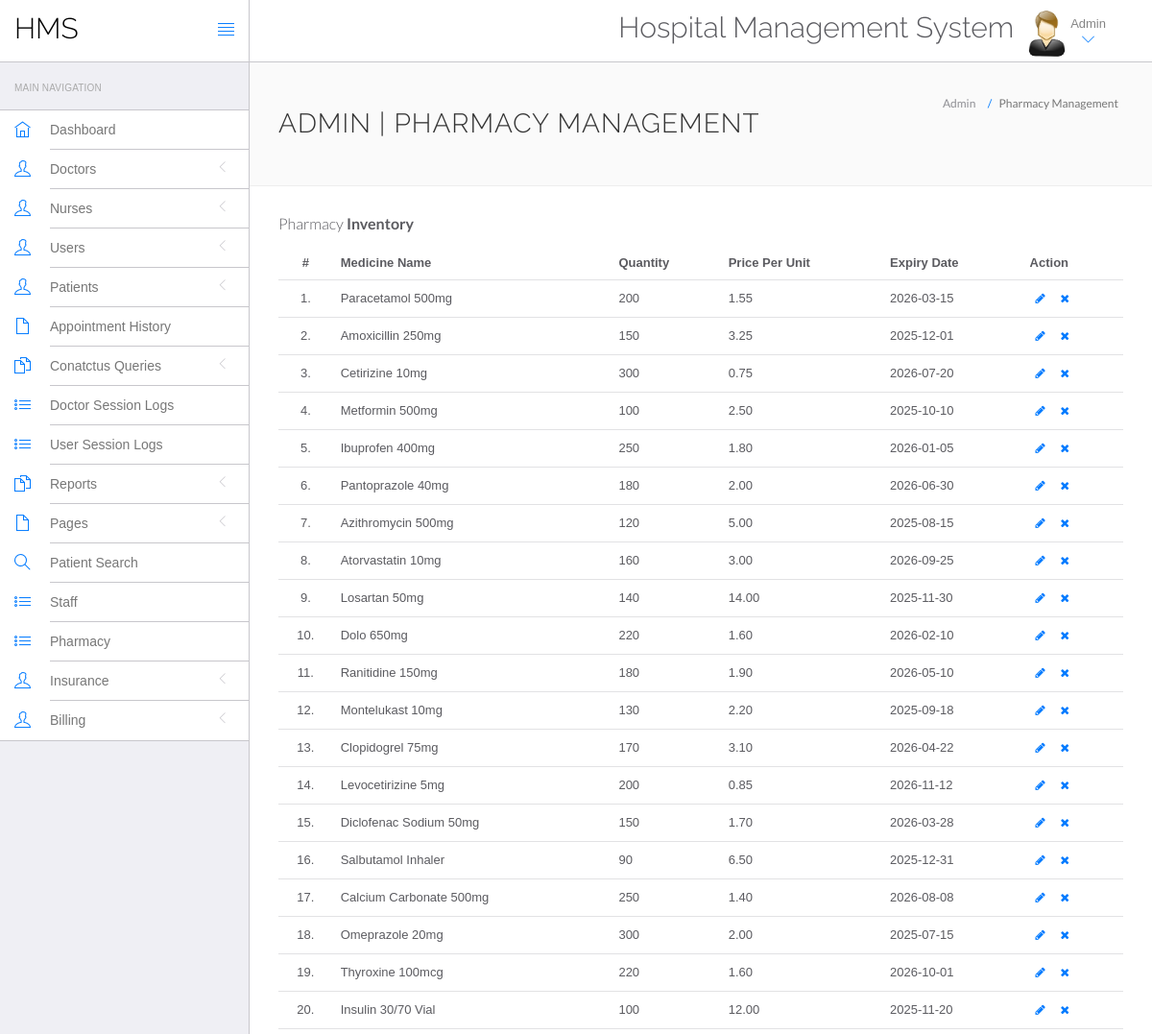
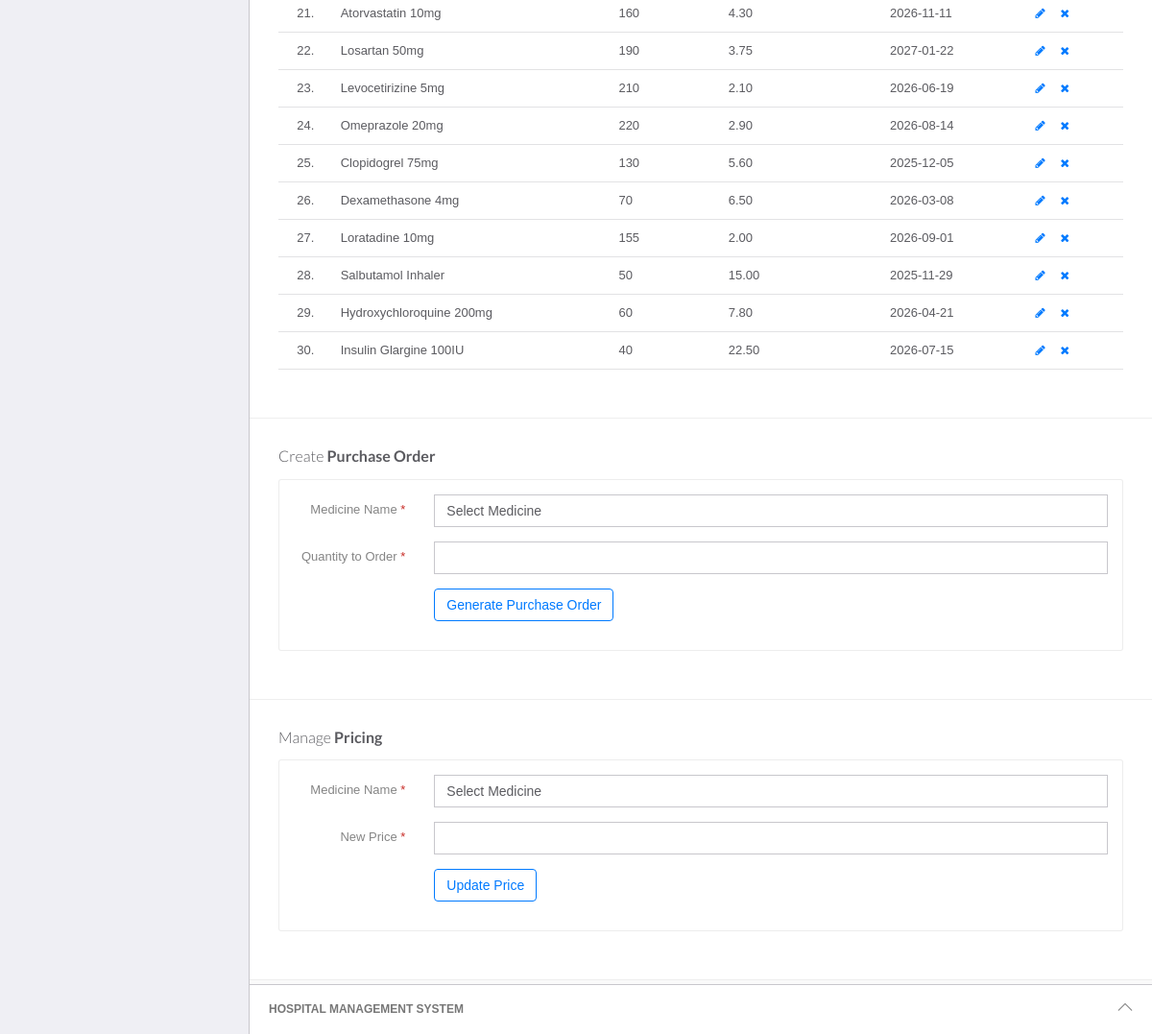
Screenshot of /hms/admin/pharmacy.php (signed in) with the database file from the repository (2 pictures, top to bottom).
### tables this page shows
CREATE TABLE `pharmacy` (
  `id` int(11) NOT NULL,
  `medicine_name` varchar(100) DEFAULT NULL,
  `quantity` int(11) DEFAULT NULL,
  `price_per_unit` decimal(10,2) DEFAULT NULL,
  `expiry_date` date DEFAULT NULL,
  `update_date` timestamp NOT NULL DEFAULT current_timestamp() ON UPDATE current_timestamp()
);

### hms/admin/pharmacy.php (the view, shortened to what this page needs)
<?php
include('include/config.php');
if (strlen($_SESSION['id'] == 0)) {
    header('location:logout.php');
} else {
    ?>
    <!DOCTYPE html>
    <html lang="en">
    <head>
        <link rel="stylesheet" href="vendor/bootstrap/css/bootstrap.min.css">
        <link rel="stylesheet" href="vendor/fontawesome/css/font-awesome.min.css">
        <link rel="stylesheet" href="vendor/themify-icons/themify-icons.min.css">
        <link href="vendor/animate.css/animate.min.css" rel="stylesheet" media="screen">
        <link href="vendor/perfect-scrollbar/perfect-scrollbar.min.css" rel="stylesheet" media="screen">
        <link href="vendor/switchery/switchery.min.css" rel="stylesheet" media="screen">
        <link href="vendor/bootstrap-touchspin/jquery.bootstrap-touchspin.min.css" rel="stylesheet" media="screen">
        <link href="vendor/select2/select2.min.css" rel="stylesheet" media="screen">
        <link href="vendor/bootstrap-datepicker/bootstrap-datepicker3.standalone.min.css" rel="stylesheet"
              media="screen">
        <link href="vendor/bootstrap-timepicker/bootstrap-timepicker.min.css" rel="stylesheet" media="screen">
        <link rel="stylesheet" href="assets/css/styles.css">
        <link rel="stylesheet" href="assets/css/plugins.css">
        <link rel="stylesheet" href="assets/css/themes/theme-1.css" id="skin_color"/>
    </head>
    <body>
    <div id="app">
        <?php include('include/sidebar.php'); ?>
        <div class="app-content">
            <?php include('include/header.php'); ?>
            <div class="main-content">
                <div class="wrap-content container" id="container">
                    <section id="page-title">
                        <div class="row">
                            <div class="col-sm-8">
                                <h1 class="mainTitle">Admin | Pharmacy Management</h1>
                            </div>
                            <ol class="breadcrumb">
                                <li>
                                    <span>Admin</span>
                                </li>
                                <li class="active">
                                    <span>Pharmacy Management</span>
                                </li>
                            </ol>
                        </div>
                    </section>
                    <div class="container-fluid container-fullw bg-white">
                        <div class="row">
                            <div class="col-md-12">
                                <h5 class="over-title margin-bottom-15">Pharmacy <span class="text-bold">Inventory</span></h5>
                                <table class="table table-hover" id="sample-table-1">
                                    <thead>
                                    <tr>
                                        <th class="center">#</th>
                                        <th>Medicine Name</th>
                                        <th>Quantity</th>
                                        <th>Price Per Unit</th>
                                        <th>Expiry Date</th>
                                        <th>Action</th>
                                    </tr>
                                    </thead>
                                    <tbody>
                                    <?php
                                    $sql = mysqli_query($con, "select * from pharmacy");
                                    $cnt = 1;
                                    while ($row = mysqli_fetch_array($sql)) {
                                        ?>
                                        <tr>
                                            <td class="center"><?php echo $cnt; ?>.</td>
                                            <td><?php echo $row['medicine_name']; ?></td>
                                            <td><?php echo $row['quantity']; ?></td>
                                            <td><?php echo $row['price_per_unit']; ?></td>
                                            <td><?php echo $row['expiry_date']; ?></td>
                                            <td>
                                                <a href="edit-medicine.php?id=<?php echo $row['id']; ?>"
                                                   class="btn btn-transparent btn-xs" tooltip-placement="top"
                                                   tooltip="Edit Medicine Details"><i class="fa fa-pencil"></i></a>
                                                <a href="pharmacy.php?id=<?php echo $row['id'] ?>&del=delete"
                                                   onClick="return confirm('Are you sure you want to delete this medicine?')"
                                                   class="btn btn-transparent btn-xs tooltips"
                                                   tooltip-placement="top" tooltip="Remove Medicine"><i
                                                        class="fa fa-times fa fa-white"></i></a>
                                            </td>
                                        </tr>
                                        <?php
                                        $cnt = $cnt + 1;
                                    } ?>
                                    </tbody>
                                </table>
                            </div>
                        </div>
                    </div>
                    <div class="container-fluid container-fullw bg-white">
                        <div class="row">
                            <div class="col-md-12">
                                <h5 class="over-title margin-bottom-15">Create <span class="text-bold">Purchase Order</span></h5>
                                <div class="panel panel-white">
                                    <div class="panel-body">
                                        <form role="form" name="purchaseOrder" method="post" class="form-horizontal">
                                            <div class="form-group">
                                                <label class="col-sm-2 control-label">Medicine Name <span
                                                        class="text-red">*</span></label>
                                                <div class="col-sm-10">
                                                    <select name="medicine_name" class="form-control" required="true">
                                                        <option value="">Select Medicine</option>
                                                    </select>
                                                </div>
                                            </div>
                                            <div class="form-group">
                                                <label class="col-sm-2 control-label">Quantity to Order <span
                                                        class="text-red">*</span></label>
                                                <div class="col-sm-10">
                                                    <input type="number" name="quantity" class="form-control"
                                                           required="true">
                                                </div>
                                            </div>
                                            <div class="form-group">
                                                <div class="col-sm-offset-2 col-sm-10">
                                                    <button type="submit" name="order_medicine" class="btn btn-o btn-primary">
                                                        Generate Purchase Order
                                                    </button>
                                                </div>
                                            </div>
                                        </form>
                                    </div>
                                </div>
                            </div>
                        </div>
                    </div>
                    <div class="container-fluid container-fullw bg-white">
                        <div class="row">
                            <div class="col-md-12">
                                <h5 class="over-title margin-bottom-15">Manage <span class="text-bold">Pricing</span></h5>
                                <div class="panel panel-white">
                                    <div class="panel-body">
                                        <form role="form" name="updatePrice" method="post" class="form-horizontal">
                                            <div class="form-group">
                                                <label class="col-sm-2 control-label">Medicine Name <span
                                                        class="text-red">*</span></label>
                                                <div class="col-sm-10">
                                                    <select name="medicine_name" class="form-control" required="true">
                                                        <option value="">Select Medicine</option>
                                                    </select>
                                                </div>
                                            </div>
                                            <div class="form-group">
                                                <label class="col-sm-2 control-label">New Price <span
                                                        class="text-red">*</span></label>
                                                <div class="col-sm-10">
                                                    <input type="text" name="new_price" class="form-control"
                                                           required="true">
                                                </div>
                                            </div>
                                            <div class="form-group">
                                                <div class="col-sm-offset-2 col-sm-10">
                                                    <button type="submit" name="update_price" class="btn btn-o btn-primary">
                                                        Update Price
                                                    </button>
                                                </div>
                                            </div>
                                        </form>
                                    </div>
                                </div>
                            </div>
                        </div>
                    </div>
                </div>
            </div>
        </div>
        <?php include('include/footer.php'); ?>
    </div>
    </body>
    </html>
<?php } ?>

### hms/admin/assets/css/themes/theme-1.css (style rules this page uses)
body { background: #FAFAFA; }

### rows the page displays
pharmacy: medicine_name "Paracetamol 500mg", quantity "200", price_per_unit "1.55", expiry_date "2026-03-15"
pharmacy: medicine_name "Amoxicillin 250mg", quantity "150", price_per_unit "3.25", expiry_date "2025-12-01"
pharmacy: medicine_name "Cetirizine 10mg", quantity "300", price_per_unit "0.75", expiry_date "2026-07-20"
pharmacy: medicine_name "Metformin 500mg", quantity "100", price_per_unit "2.50", expiry_date "2025-10-10"
pharmacy: medicine_name "Ibuprofen 400mg", quantity "250", price_per_unit "1.80", expiry_date "2026-01-05"
pharmacy: medicine_name "Pantoprazole 40mg", quantity "180", price_per_unit "2.00", expiry_date "2026-06-30"
pharmacy: medicine_name "Azithromycin 500mg", quantity "120", price_per_unit "5.00", expiry_date "2025-08-15"
pharmacy: medicine_name "Atorvastatin 10mg", quantity "160", price_per_unit "3.00", expiry_date "2026-09-25"
pharmacy: medicine_name "Losartan 50mg", quantity "140", price_per_unit "14.00", expiry_date "2025-11-30"
pharmacy: medicine_name "Dolo 650mg", quantity "220", price_per_unit "1.60", expiry_date "2026-02-10"
pharmacy: medicine_name "Ranitidine 150mg", quantity "180", price_per_unit "1.90", expiry_date "2026-05-10"
pharmacy: medicine_name "Montelukast 10mg", quantity "130", price_per_unit "2.20", expiry_date "2025-09-18"
pharmacy: medicine_name "Clopidogrel 75mg", quantity "170", price_per_unit "3.10", expiry_date "2026-04-22"
pharmacy: medicine_name "Levocetirizine 5mg", quantity "200", price_per_unit "0.85", expiry_date "2026-11-12"
pharmacy: medicine_name "Diclofenac Sodium 50mg", quantity "150", price_per_unit "1.70", expiry_date "2026-03-28"
pharmacy: medicine_name "Salbutamol Inhaler", quantity "90", price_per_unit "6.50", expiry_date "2025-12-31"
pharmacy: medicine_name "Calcium Carbonate 500mg", quantity "250", price_per_unit "1.40", expiry_date "2026-08-08"
pharmacy: medicine_name "Omeprazole 20mg", quantity "300", price_per_unit "2.00", expiry_date "2025-07-15"
pharmacy: medicine_name "Thyroxine 100mcg", quantity "220", price_per_unit "1.60", expiry_date "2026-10-01"
pharmacy: medicine_name "Insulin 30/70 Vial", quantity "100", price_per_unit "12.00", expiry_date "2025-11-20"
pharmacy: medicine_name "Atorvastatin 10mg", quantity "160", price_per_unit "4.30", expiry_date "2026-11-11"
pharmacy: medicine_name "Losartan 50mg", quantity "190", price_per_unit "3.75", expiry_date "2027-01-22"
pharmacy: medicine_name "Levocetirizine 5mg", quantity "210", price_per_unit "2.10", expiry_date "2026-06-19"
pharmacy: medicine_name "Omeprazole 20mg", quantity "220", price_per_unit "2.90", expiry_date "2026-08-14"
pharmacy: medicine_name "Clopidogrel 75mg", quantity "130", price_per_unit "5.60", expiry_date "2025-12-05"
pharmacy: medicine_name "Dexamethasone 4mg", quantity "70", price_per_unit "6.50", expiry_date "2026-03-08"
pharmacy: medicine_name "Loratadine 10mg", quantity "155", price_per_unit "2.00", expiry_date "2026-09-01"
pharmacy: medicine_name "Salbutamol Inhaler", quantity "50", price_per_unit "15.00", expiry_date "2025-11-29"
pharmacy: medicine_name "Hydroxychloroquine 200mg", quantity "60", price_per_unit "7.80", expiry_date "2026-04-21"
pharmacy: medicine_name "Insulin Glargine 100IU", quantity "40", price_per_unit "22.50", expiry_date "2026-07-15"
